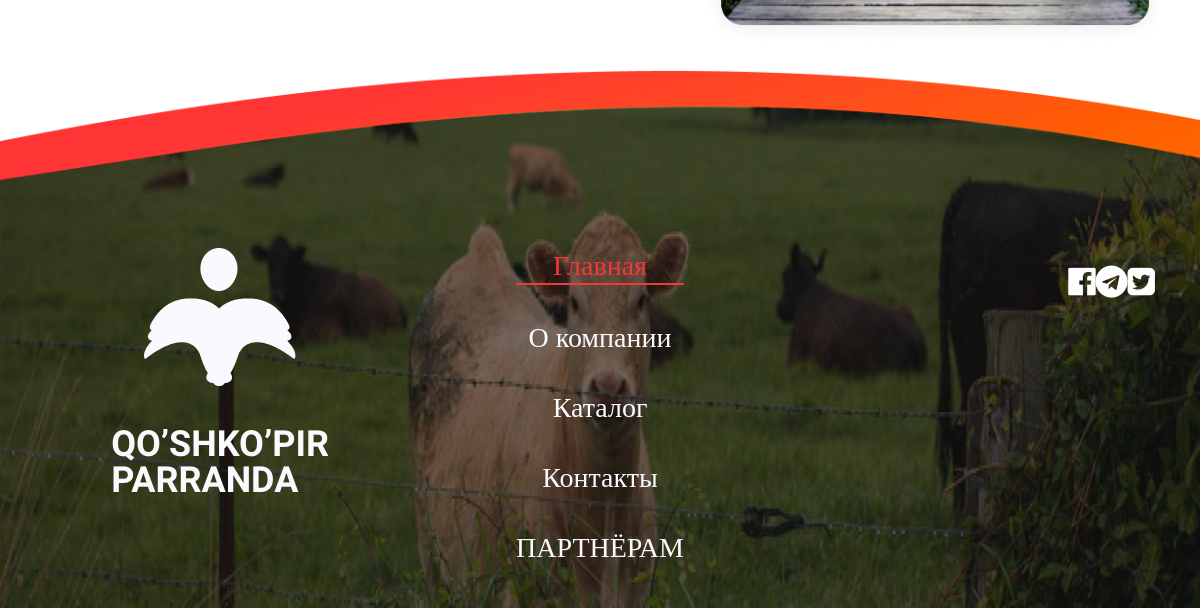
/ru/ (lower part), run on an earlier commit of the app's database.
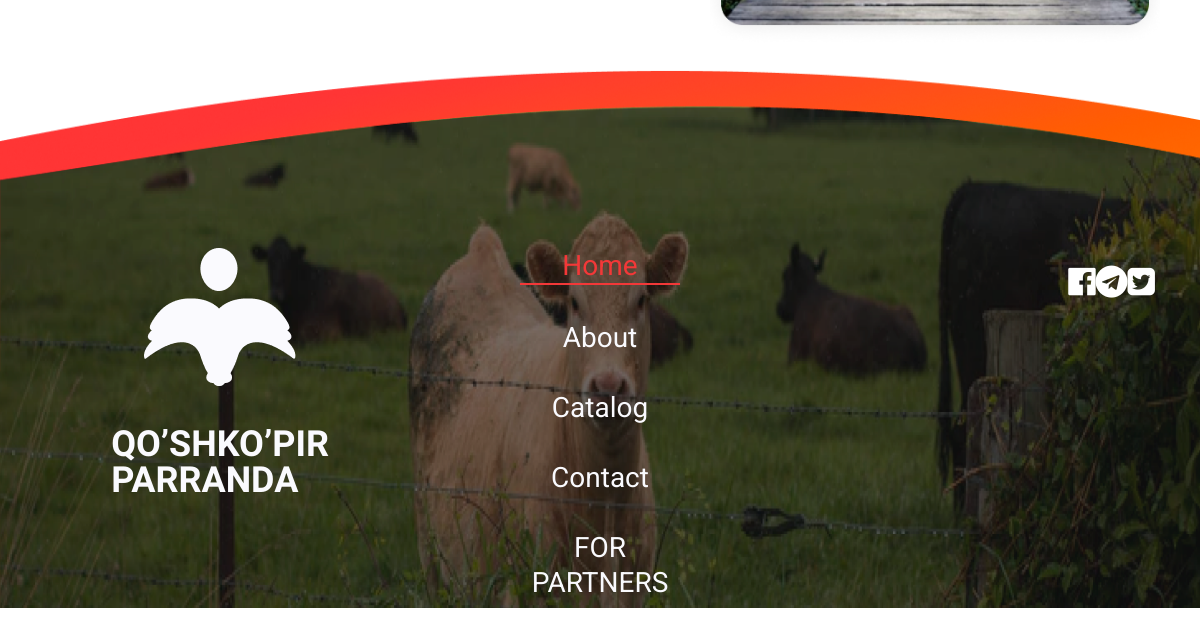
And on a later commit of the database.
### appmain/models.py (models this page shows, shortened)
class Menu(models.Model):
    name = models.CharField(max_length=100)
    url = models.CharField(max_length=100)
    class Meta:
        verbose_name = 'Меню'
        verbose_name_plural = 'Меню'
    def get_absolute_url(self):
        return reverse(self.url)

### appmain/context_processors.py (called while the page is built)
def myview(request):
    menu = Menu.objects.all()
    context = {'config': config,
               'menu': menu}
    return context

### appmain/templatetags/tags.py (called while the page is built)
@register.filter
def translate(name, url):
    return config.__getattr__(name + url.split('/')[1])

### templates/index.html (shortened to what this page needs)
{% extends 'base.html' %}
{% load static i18n tags %}
{% get_current_language as LANGUAGE_CODE %}

### templates/base.html (shortened to what this page needs)
{% load tags %}
{% load static i18n %}
<!DOCTYPE html>
<html lang="en">
<head>
    <link rel="stylesheet" href="{% static 'css/bootstrap.min.css' %}">
    <link rel="stylesheet" href="{% static 'css/style.min.css' %}">
    <link rel="stylesheet" href="https://stackpath.bootstrapcdn.com/font-awesome/4.7.0/css/font-awesome.min.css">
</head>
<body>
                            {% get_current_language as LANGUAGE_CODE %}
                            {% get_available_languages as LANGUAGES %}
                            {% get_language_info_list for LANGUAGES as languages %}
<footer>
    <div class="container">
        <div class="row">
            <div class="col-2 offset-1 col-md-2 d-flex align-items-center flex-column">
                <div class="footer-logo">
                    <a href="#">
                        <img src="{% static 'img/logo/footer-logo.png' %}" alt="">
                    </a>
                </div>
                <div class="footer-label">
                    QO’SHKO’PIR
                    PARRANDA
                </div>
            </div>
            <div class="col-2 offset-2 col-md-2 offset-md-2 d-flex align-items-center flex-column">
                <nav class='footer-menu'>
                    <ul>
                        {% for menu_item in menu %}
                            <li class="{% if request.path_info == menu_item.get_absolute_url %} activ {% endif %}"><a
                                    href="{{ menu_item.get_absolute_url }}">{{ menu_item.name }}</a>
                            </li>
                        {% endfor %}
                    </ul>
                </nav>
            </div>
            <div class="col-3 offset-2 col-md-3 offset-md-2 d-flex align-items-end flex-column">
                <div class="footer-sot">
                    <ul>
                        <li><a href="#"><i class="fa fa-facebook-official" aria-hidden="true"></i></a></li>
                        <li><a href="#"><i class="fa fa-telegram" aria-hidden="true"></i></a></li>
                        <li><a href="#"><i class="fa fa-twitter-square" aria-hidden="true"></i></a></li>
                    </ul>
                </div>
            </div>
        </div>
    </div>
</footer>
</body>
</html>

What changed in the data, as far as the page shows it:
removed Menu: name "Главная", url "index" (drawn)
removed Menu: name "О компании"
removed Menu: name "Каталог"
removed Menu: name "Контакты"
added Menu: name "Home", url "index" (drawn)
added Menu: name "About"
added Menu: name "Catalog"
added Menu: name "Contact"
changed Menu: name "ПАРТНЁРАМ" → "FOR PARTNERS"
